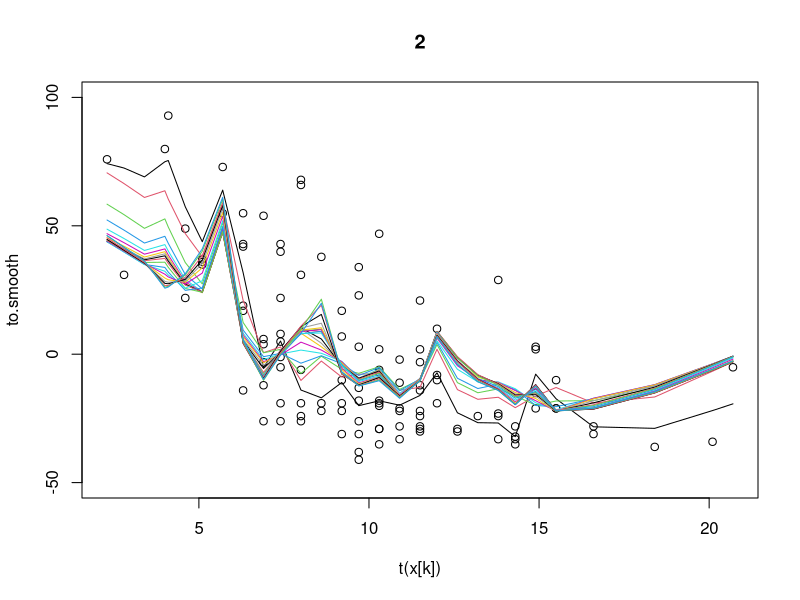

This figure's R source:
# StatMod2 - Backfitting HW - Exercices 4

library(stats)

setwd("~/Google Drive/2. SPRING 2015/STAT MOD 2 - Prof Scott/backfitting")
data <- read.csv("air.csv")
data <- data[order(data[, 1]), ]

y <- as.matrix(data$Ozone)
x <- data[,c("Solar.R","Wind","Temp")]
n <- length(data[,1])
p <- dim(x)[2]
times <- 20

# Initialize alpha, f, and mses.
a <- mean(y)
f <- array(0, dim=c(p, n))
mses <- NULL

PredictOutput <- function(pairs, x.star, bandwidth) {
  # Predicts probability density for given x.star, based on pairs of data and
  # a weight function. Specifically, doing sum(weight.i*y.i), where each weight
  # comes from WeightFunction.
  #
  # Args:
  #   pairs: The pairs of X's and corresponding Y's, i.e. the data.
  #   x.star: This is the point of interest, whose probability under the
  #     density you want to find.
  #   bandwidth: A neighborhood around the requested x.star, used to average 
  #     the area under the smoother function.
  #
  # Returns:
  #   output: The predicted value for the function of interest, at x.star.
  output <- 0
  weight.sum <- 0
  len <- length(pairs[,2])
  for (i in 1:len) {
    x.i <- pairs[i,1]
    y.i <- pairs[i,2]
    weight.i <- WeightFunction(x.i, x.star, bandwidth)
    weight.sum <- weight.sum + weight.i
    output.i <- weight.i*y.i
    output <- output + output.i
  }
  # Normalize weights by dividing by weight sum.
  output <- output/weight.sum
  return (output)
}

WeightFunction <- function(x.i, x.star, bandwidth) {
  # Gives weight of the Y associated with x.i, according to a Gaussian kernel.
  #
  # Args:
  #   x.i: Nearby X value to x.star, used to determine a weight for its Y.
  #   x.star: The center of the smoother function.
  #   bandwidth: A neighborhood around the requested x.star, used to average 
  #     the area under the smoother function.
  #
  # Returns:
  #   weight: The weight of the y that corresponds to x.i.
  density <- ((2*pi)^(-1/2))*exp(-1/2*((x.i-x.star)/bandwidth)^2)
  weight <- density/bandwidth
  return (weight)
}

# Do t iterations.
for (t in 1:times) {
  # Rather than convergence, I record all MSEs for review, below.
  
  # Do for each partial residual (kth predictor).
  #for (k in c(1, 2, 3)) {
  #for (k in c(3, 2, 1)) {
  for (k in c(2, 1, 3)) {
    
    # Remove one column, to make p-1 by 1 matrix.
    f.minus.k <- as.matrix(f[-k,])
    
    # Prepare value to smooth; the Yi - a - sum(...).
    to.smooth <- rep(0, n)
    for (i in 1:n) {
      to.smooth[i] <- y[i] - a - sum(f.minus.k[,i])
    }
    
    # Fit kth residual against kth column of x.
    partial.data <- cbind(y, x[k],to.smooth)
    partial.data <- partial.data[order(partial.data[,2]),]
    predicted <- rep(0, n)
#     for (i in 1:n) {
#       x.star <- partial.data[i,1]
#       predicted[i] <- PredictOutput(partial.data, x.star, 10)
#     }
    predicted <- lowess(partial.data[,c(2,3)], f=.1)$y
   
    # Plot stuff.
    if (k==2) {
      if (t==1) {
        plot(t(x[k]), to.smooth, main=k, ylim=c(-50,100))
      }
      lines(partial.data[,2], predicted, col=t)
    }
    
    # Attach predicted values to a resorted (by y) matrix.
    to.sort <- cbind(partial.data, predicted)
    resorted <- to.sort[order(to.sort[,1]),]
    # Record K-th predictor for t-th iteration.
    f[k,] <- resorted$predicted - mean(resorted$predicted)
#     if (k==3) {
#       print(f[k,1:5])
#     }
  }

  mses[t] <- (1/n)*sum((y - a - colSums(f))^2)
  print (mses[t])
}

print (summary(mses))


